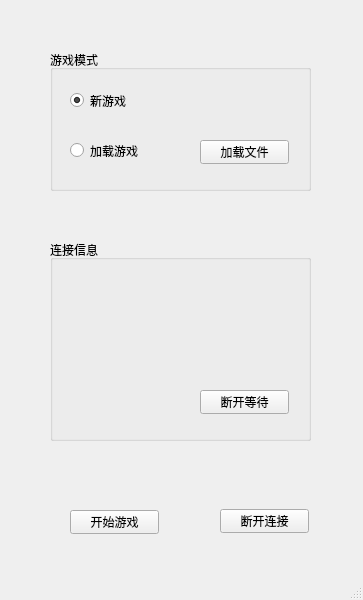
<?xml version="1.0" encoding="UTF-8"?>
<ui version="4.0">
 <class>MainWindow</class>
 <widget class="QMainWindow" name="MainWindow">
  <property name="geometry">
   <rect>
    <x>0</x>
    <y>0</y>
    <width>363</width>
    <height>600</height>
   </rect>
  </property>
  <property name="windowTitle">
   <string>MainWindow</string>
  </property>
  <property name="styleSheet">
   <string notr="true"/>
  </property>
  <widget class="QWidget" name="centralwidget">
   <widget class="QGroupBox" name="groupBox">
    <property name="geometry">
     <rect>
      <x>50</x>
      <y>50</y>
      <width>261</width>
      <height>141</height>
     </rect>
    </property>
    <property name="title">
     <string>游戏模式</string>
    </property>
    <widget class="QRadioButton" name="radioButton">
     <property name="geometry">
      <rect>
       <x>20</x>
       <y>40</y>
       <width>117</width>
       <height>21</height>
      </rect>
     </property>
     <property name="text">
      <string>新游戏</string>
     </property>
     <property name="checked">
      <bool>true</bool>
     </property>
    </widget>
    <widget class="QRadioButton" name="radioButton_2">
     <property name="geometry">
      <rect>
       <x>20</x>
       <y>90</y>
       <width>117</width>
       <height>21</height>
      </rect>
     </property>
     <property name="text">
      <string>加载游戏</string>
     </property>
    </widget>
    <widget class="QPushButton" name="pushButton">
     <property name="geometry">
      <rect>
       <x>150</x>
       <y>90</y>
       <width>89</width>
       <height>24</height>
      </rect>
     </property>
     <property name="text">
      <string>加载文件</string>
     </property>
    </widget>
   </widget>
   <widget class="QGroupBox" name="groupBox_2">
    <property name="geometry">
     <rect>
      <x>50</x>
      <y>240</y>
      <width>261</width>
      <height>201</height>
     </rect>
    </property>
    <property name="title">
     <string>连接信息</string>
    </property>
    <widget class="QLabel" name="label">
     <property name="geometry">
      <rect>
       <x>30</x>
       <y>50</y>
       <width>191</width>
       <height>31</height>
      </rect>
     </property>
     <property name="text">
      <string/>
     </property>
    </widget>
    <widget class="QLabel" name="label_2">
     <property name="geometry">
      <rect>
       <x>30</x>
       <y>90</y>
       <width>201</width>
       <height>21</height>
      </rect>
     </property>
     <property name="text">
      <string/>
     </property>
    </widget>
    <widget class="QLabel" name="label_3">
     <property name="geometry">
      <rect>
       <x>30</x>
       <y>150</y>
       <width>111</width>
       <height>21</height>
      </rect>
     </property>
     <property name="text">
      <string/>
     </property>
    </widget>
    <widget class="QPushButton" name="pushButton_2">
     <property name="geometry">
      <rect>
       <x>150</x>
       <y>150</y>
       <width>89</width>
       <height>24</height>
      </rect>
     </property>
     <property name="text">
      <string>断开等待</string>
     </property>
    </widget>
   </widget>
   <widget class="QPushButton" name="pushButton_3">
    <property name="geometry">
     <rect>
      <x>70</x>
      <y>510</y>
      <width>89</width>
      <height>24</height>
     </rect>
    </property>
    <property name="text">
     <string>开始游戏</string>
    </property>
   </widget>
   <widget class="QPushButton" name="pushButton_4">
    <property name="geometry">
     <rect>
      <x>220</x>
      <y>509</y>
      <width>89</width>
      <height>24</height>
     </rect>
    </property>
    <property name="text">
     <string>断开连接</string>
    </property>
   </widget>
  </widget>
  <widget class="QMenuBar" name="menubar">
   <property name="geometry">
    <rect>
     <x>0</x>
     <y>0</y>
     <width>363</width>
     <height>25</height>
    </rect>
   </property>
  </widget>
  <widget class="QStatusBar" name="statusbar"/>
 </widget>
 <resources/>
 <connections/>
</ui>
